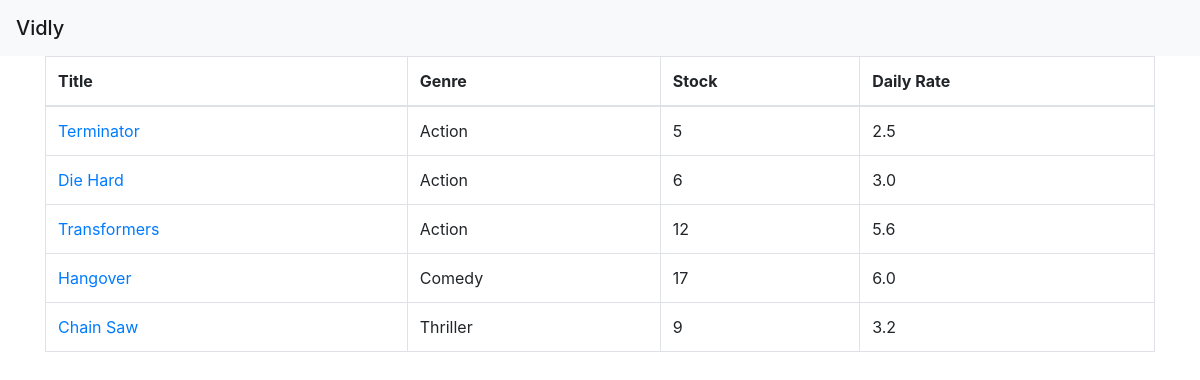
Page /movies/ on the committed database.
### movies/models.py (models this page shows)
class Movie(models.Model):
    title = models.CharField(max_length=255)
    release_year = models.IntegerField()
    number_in_stock = models.IntegerField()
    daily_rate = models.FloatField()
    genre = models.ForeignKey(Genre, on_delete=models.CASCADE)
    date_created = models.DateTimeField(default=timezone.now)

class Genre(models.Model):
    name = models.CharField(max_length=255)
    def __str__(self):
        return self.name

### movies/views.py (the view)
# urls.py: path('', views.index, name='index'),
def index(request):
    movies = Movie.objects.all()
    return render(request, 'movies/index.html', {'movies': movies})

### movies/templates/movies/index.html
{%extends 'base.html'%} {%block content%}
<table class="table table-bordered table-hover">
  <thead>
    <tr>
      <th>Title</th>
      <th>Genre</th>
      <th>Stock</th>
      <th>Daily Rate</th>
    </tr>
  </thead>
  <tbody>
    {%for movie in movies %}
    <tr>
      <td>
        <a href="{% url 'movies:detail' movie.id%}">{{ movie.title }}</a>
      </td>
      <td>{{ movie.genre }}</td>
      <td>{{ movie.number_in_stock }}</td>
      <td>{{ movie.daily_rate }}</td>
    </tr>
    {% endfor %}
  </tbody>
</table>
{%endblock%}

### templates/base.html (shortened to what this page needs)
<!DOCTYPE html>
<html lang="en">
  <head>
    <link
      rel="stylesheet"
      href="https://stackpath.bootstrapcdn.com/bootstrap/4.3.1/css/bootstrap.min.css"
    />
  </head>
  <body>
    <nav class="navbar navbar-light bg-light">
      <span class="navbar-brand mb-0 h1">Vidly</span>
    </nav>
    <main class="container">
      {%block content%} {%endblock%}
    </main>
  </body>
</html>

### rows in the picture
Movie: title "Terminator", genre "Action", number_in_stock "5", daily_rate "2.5"
Movie: title "Die Hard", genre "Action", number_in_stock "6", daily_rate "3.0"
Movie: title "Transformers", genre "Action", number_in_stock "12", daily_rate "5.6"
Movie: title "Hangover", genre "Comedy", number_in_stock "17", daily_rate "6.0"
Movie: title "Chain Saw", genre "Thriller", number_in_stock "9", daily_rate "3.2"
